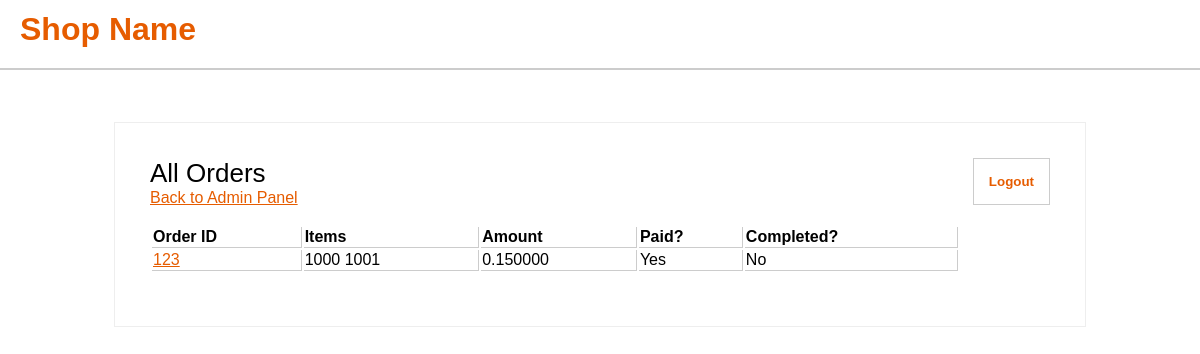
The page /orders.php (signed in) on the database its author committed.
### tables this page shows
CREATE TABLE IF NOT EXISTS `orders` (
  `orderid` varchar(50) NOT NULL,
  `time` int(100) NOT NULL,
  `name` varchar(50) NOT NULL,
  `address` varchar(100) NOT NULL,
  `address2` varchar(100) NOT NULL,
  `city` varchar(50) NOT NULL,
  `state` varchar(30) NOT NULL,
  `zip` varchar(15) NOT NULL,
  `country` varchar(50) NOT NULL,
  `email` varchar(100) NOT NULL,
  `cost` decimal(7,6) NOT NULL,
  `recd` int(11) DEFAULT NULL,
  `payto` varchar(100) NOT NULL,
  `pkey` varchar(100) DEFAULT NULL,
  `items` varchar(300) NOT NULL,
  `paid` int(1) NOT NULL,
  `complete` int(1) NOT NULL,
  PRIMARY KEY (`orderid`)
);

### config.php (called while the page is built, shortened)
<?php
$storeName = "Shop Name";
?>

### orders.php (the view, shortened to what this page needs)
<?php
require_once('config.php');
?>
<!DOCTYPE html>
<html>
<head>
<link rel="stylesheet" type="text/css" href="style.css">
</head>
<body>
<h1><?php echo $storeName; ?></h1>
<div id="viewCart">
<form method="post"><input type="submit" id="logout" name="logout" value="Logout"></form>
  <span id="viewTitle">All Orders</span><a href="admin.php">Back to Admin Panel</a><br><br>
     <table class="productTable">
	 <tr>
	    <td class="tableHeader">Order ID</td>
		<td class="tableHeader">Items</td>
		<td class="tableHeader">Amount</td>
		<td class="tableHeader">Paid?</td>
		<td class="tableHeader">Completed?</td>
	 </tr>
	 <?php
	 $queryOrders = "SELECT * FROM orders ORDER BY time DESC";
	 $doOrders = mysqli_query($conn, $queryOrders) or die(mysqli_error($conn));
	 while($loopOrders = mysqli_fetch_assoc($doOrders))
	 {
	 echo "<tr>";
	 echo "<td><a href='order.php?id=".$loopOrders['orderid']."'>".$loopOrders['orderid']."</a></td>";
	 echo "<td>".$loopOrders['items']."</td>";
	 echo "<td>".$loopOrders['cost']."</td>";
	 if($loopOrders['paid'] == 1){ $loopPaid = "Yes"; } else { $loopPaid = "No"; }
	 echo "<td>".$loopPaid."</td>";
	 if($loopOrders['complete'] == 1){ $loopComplete = "Yes"; } else { $loopComplete = "No"; }
	 echo "<td>".$loopComplete."</td>";
	 echo "</tr>";
	 }
	 ?>
	 </table><br>
</div>
<br>
</body>
</html>

### style.css (style rules this page uses)
html, body { margin: 0; padding: 0; font-family: "Calibri", Arial, sans-serif; }
a { color: #e65c00; }
h1 { font-family: "Calibri", Arial, sans-serif; background-color: #fff; color: #e65c00; padding: 20px; border-bottom: 2px solid #ccc; position: relative; top: -30px; }
#viewCart { position: relative; margin-left: auto; margin-right: auto; border: 1px solid #eee; padding: 35px; width: 75%; }
#viewTitle { font-size: 26px; color: #000; display: block; }
.tableHeader { font-weight: bold; }
.productTable { width: 90%; }
.productTable td { max-width: 30%; border-bottom: 1px solid #ccc; border-right: 1px solid #ccc; }
#logout { position: relative; float: right; padding: 15px; background-color: #fff; border: 1px solid #ccc; color: #e65c00; font-weight: bold; }

### rows shown on the page
orders: orderid "123", items "1000 1001", cost "0.150000", paid "Yes", complete "No"

### other values the page prints
$storeName "Shop Name"
